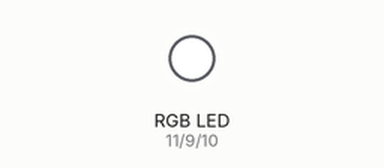
This sketch was run on a simulated Arduino Uno, built with avr-gcc and run on an emulated ATmega328P. Parts: an RGB LED mixed from three pins (HIGH = lit).

Above: at 0.1 s.
Timing chart, 0 to 1.6 s (numbered marks = the images above):
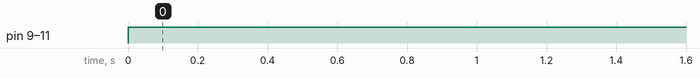

Measured:
- by itself, pin 9 (gPin), pin 10 (bPin), pin 11 (rPin): LOW → HIGH at 0.00 s

The sketch:

rgb.ino
```cpp
int rPin = 11;
int bPin = 10;
int gPin = 9;

int rVal = 255; //amount of red
int bVal = 255; //amount of blue
int gVal = 255; //amount of green

void setup(){
  pinMode(rPin, OUTPUT);
  pinMode(bPin, OUTPUT);
  pinMode(gPin, OUTPUT);
}

void loop(){
  analogWrite(rPin, rVal);
  analogWrite(bPin, bVal);
  analogWrite(gPin, gVal);
}
```
